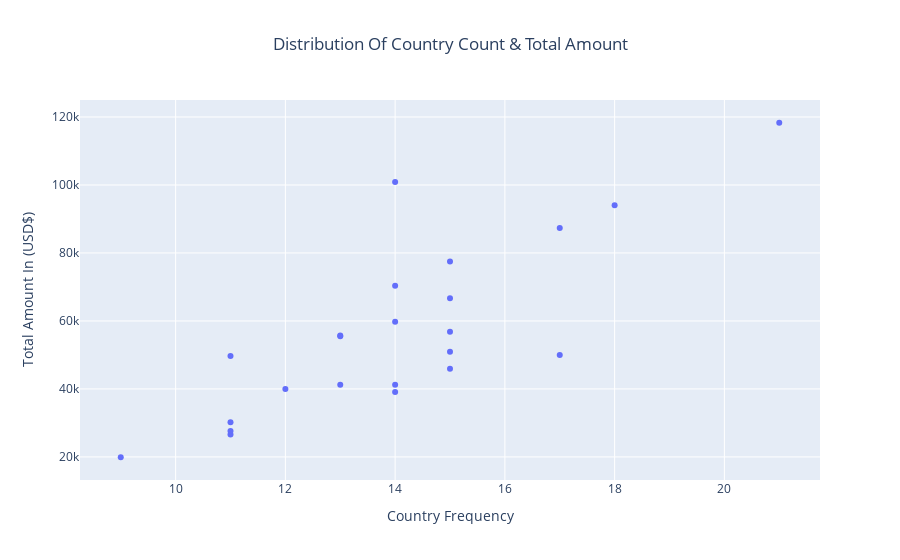

Here is the notebook cell this chart was saved with:
### Markdown cell above
**(2) Using Plotly Library:**

### Code cell
scatter_plot = px.scatter(data_frame=country_per_month,
           x="country_count",
           y="total_amount",
           title="Distribution Of Country Count & Total Amount",
           labels={"country_count":"Country Frequency", "total_amount":"Total Amount In (USD$)"})
scatter_plot.update_layout(title_x=0.5)

### Figure 1 — Plotly figure (JSON) as saved in the notebook; plotly's stock layout.template omitted (floating-point values rounded to 4 significant figures)
{"data": [{"hovertemplate": "Country Frequency=%{x}<br>Total Amount In (USD$)=%{y}<extra></extra>", "legendgroup": "", "marker": {"color": "#636efa", "symbol": "circle"}, "mode": "markers", "name": "", "orientation": "v", "showlegend": false, "type": "scatter", "x": [11, 11, 11, 13, 11, 15, 15, 14, 12, 13, 15, 14, 13, 17, 14, 14, 15, 15, 14, 17, 18, 21, 9], "xaxis": "x", "y": [30190.0, 26610.0, 27636, 41200.0, 49704, 50950.0, 66690.0, 41210.0, 39980.0, 55700.0, 56820.0, 39088, 55460.0, 49980.0, 59730.0, 70330.0, 45910.0, 77480.0, 100900.0, 87310.0, 94020.0, 118300.0, 19900.0], "yaxis": "y"}], "layout": {"legend": {"tracegroupgap": 0}, "title": {"text": "Distribution Of Country Count & Total Amount", "x": 0.5}, "xaxis": {"anchor": "y", "domain": [0, 1], "title": {"text": "Country Frequency"}}, "yaxis": {"anchor": "x", "domain": [0, 1], "title": {"text": "Total Amount In (USD$)"}}}}
